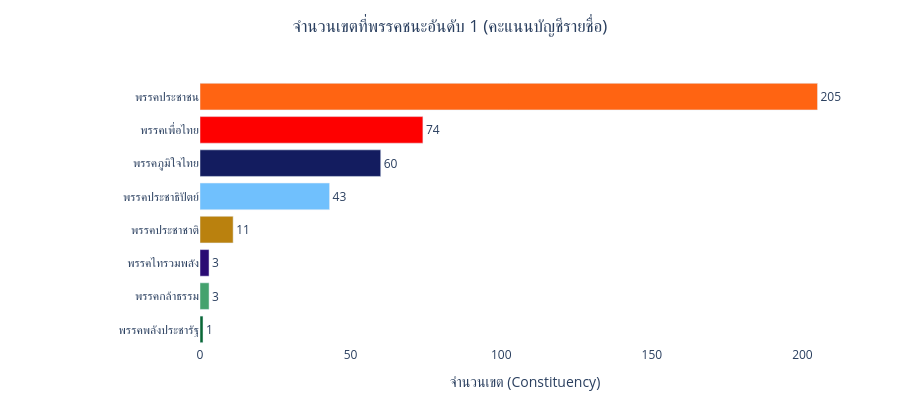

Here is the notebook cell this chart was saved with:
### Code cell
partywin_summary = partywin_summary.sort_values(by='zone', ascending=False)

# 2. สร้างกราฟแท่งแนวนอน (Horizontal Bar Chart)
fig = px.bar(
    partywin_summary,
    x='zone',                   # แกน X เป็นจำนวน (ตัวเลข)
    y='Winner_Party',            # แกน Y เป็นชื่อพรรค (ข้อความ)
    orientation='h',             # กำหนดเป็นแนวนอน
    color='Winner_Party',        # สีตามพรรค
    color_discrete_map=party_colors, 
    text='zone',                # แสดงตัวเลขบนแท่ง
    title='จำนวนเขตที่พรรคชนะอันดับ 1 (คะแนนบัญชีรายชื่อ)',
    labels={'Winner_Party': 'ชื่อพรรค', 'zone': 'จำนวนเขตที่ชนะ'},
    height=max(400, len(partywin_summary) * 40) # ปรับความสูงตามจำนวนพรรคอัตโนมัติ
)

# 3. ปรับแต่ง Layout ให้ "พอดี" และอ่านง่าย
fig.update_layout(
    showlegend=False,
    margin=dict(l=200, r=50, t=80, b=50), # เพิ่ม Margin ซ้าย (l) เยอะๆ สำหรับชื่อพรรค
    xaxis_title="จำนวนเขต (Constituency)",
    yaxis_title="",
    plot_bgcolor='white',
    title={
        'y':0.95,
        'x':0.5,
        'xanchor': 'center',
        'yanchor': 'top'
    }
)

# 4. ปรับตำแหน่งตัวเลขบนแท่ง
fig.update_traces(
    textposition='outside', 
    cliponaxis=False
)

fig.show()

### Figure 1 — Plotly figure (JSON) as saved in the notebook; plotly's stock layout.template omitted (floating-point values rounded to 4 significant figures)
{"data": [{"cliponaxis": false, "hovertemplate": "ชื่อพรรค=%{y}<br>จำนวนเขตที่ชนะ=%{text}<extra></extra>", "legendgroup": "พรรคประชาชน", "marker": {"color": "#ff6412", "pattern": {"shape": ""}}, "name": "พรรคประชาชน", "orientation": "h", "showlegend": true, "text": [205.0], "textposition": "outside", "type": "bar", "x": [205], "xaxis": "x", "y": ["พรรคประชาชน"], "yaxis": "y"}, {"cliponaxis": false, "hovertemplate": "ชื่อพรรค=%{y}<br>จำนวนเขตที่ชนะ=%{text}<extra></extra>", "legendgroup": "พรรคเพื่อไทย", "marker": {"color": "#fe0000", "pattern": {"shape": ""}}, "name": "พรรคเพื่อไทย", "orientation": "h", "showlegend": true, "text": [74.0], "textposition": "outside", "type": "bar", "x": [74], "xaxis": "x", "y": ["พรรคเพื่อไทย"], "yaxis": "y"}, {"cliponaxis": false, "hovertemplate": "ชื่อพรรค=%{y}<br>จำนวนเขตที่ชนะ=%{text}<extra></extra>", "legendgroup": "พรรคภูมิใจไทย", "marker": {"color": "#131c5f", "pattern": {"shape": ""}}, "name": "พรรคภูมิใจไทย", "orientation": "h", "showlegend": true, "text": [60.0], "textposition": "outside", "type": "bar", "x": [60], "xaxis": "x", "y": ["พรรคภูมิใจไทย"], "yaxis": "y"}, {"cliponaxis": false, "hovertemplate": "ชื่อพรรค=%{y}<br>จำนวนเขตที่ชนะ=%{text}<extra></extra>", "legendgroup": "พรรคประชาธิปัตย์", "marker": {"color": "#70c0fd", "pattern": {"shape": ""}}, "name": "พรรคประชาธิปัตย์", "orientation": "h", "showlegend": true, "text": [43.0], "textposition": "outside", "type": "bar", "x": [43], "xaxis": "x", "y": ["พรรคประชาธิปัตย์"], "yaxis": "y"}, {"cliponaxis": false, "hovertemplate": "ชื่อพรรค=%{y}<br>จำนวนเขตที่ชนะ=%{text}<extra></extra>", "legendgroup": "พรรคประชาชาติ", "marker": {"color": "#ba810e", "pattern": {"shape": ""}}, "name": "พรรคประชาชาติ", "orientation": "h", "showlegend": true, "text": [11.0], "textposition": "outside", "type": "bar", "x": [11], "xaxis": "x", "y": ["พรรคประชาชาติ"], "yaxis": "y"}, {"cliponaxis": false, "hovertemplate": "ชื่อพรรค=%{y}<br>จำนวนเขตที่ชนะ=%{text}<extra></extra>", "legendgroup": "พรรคไทรวมพลัง", "marker": {"color": "#2a0b73", "pattern": {"shape": ""}}, "name": "พรรคไทรวมพลัง", "orientation": "h", "showlegend": true, "text": [3.0], "textposition": "outside", "type": "bar", "x": [3], "xaxis": "x", "y": ["พรรคไทรวมพลัง"], "yaxis": "y"}, {"cliponaxis": false, "hovertemplate": "ชื่อพรรค=%{y}<br>จำนวนเขตที่ชนะ=%{text}<extra></extra>", "legendgroup": "พรรคกล้าธรรม", "marker": {"color": "#44a26e", "pattern": {"shape": ""}}, "name": "พรรคกล้าธรรม", "orientation": "h", "showlegend": true, "text": [3.0], "textposition": "outside", "type": "bar", "x": [3], "xaxis": "x", "y": ["พรรคกล้าธรรม"], "yaxis": "y"}, {"cliponaxis": false, "hovertemplate": "ชื่อพรรค=%{y}<br>จำนวนเขตที่ชนะ=%{text}<extra></extra>", "legendgroup": "พรรคพลังประชารัฐ", "marker": {"color": "#096735", "pattern": {"shape": ""}}, "name": "พรรคพลังประชารัฐ", "orientation": "h", "showlegend": true, "text": [1.0], "textposition": "outside", "type": "bar", "x": [1], "xaxis": "x", "y": ["พรรคพลังประชารัฐ"], "yaxis": "y"}], "layout": {"barmode": "relative", "height": 400, "legend": {"title": {"text": "ชื่อพรรค"}, "tracegroupgap": 0}, "margin": {"b": 50, "l": 200, "r": 50, "t": 80}, "plot_bgcolor": "white", "showlegend": false, "title": {"text": "จำนวนเขตที่พรรคชนะอันดับ 1 (คะแนนบัญชีรายชื่อ)", "x": 0.5, "xanchor": "center", "y": 0.95, "yanchor": "top"}, "xaxis": {"anchor": "y", "domain": [0, 1], "title": {"text": "จำนวนเขต (Constituency)"}}, "yaxis": {"anchor": "x", "categoryarray": ["พรรคพลังประชารัฐ", "พรรคกล้าธรรม", "พรรคไทรวมพลัง", "พรรคประชาชาติ", "พรรคประชาธิปัตย์", "พรรคภูมิใจไทย", "พรรคเพื่อไทย", "พรรคประชาชน"], "categoryorder": "array", "domain": [0, 1], "title": {"text": ""}}}}
